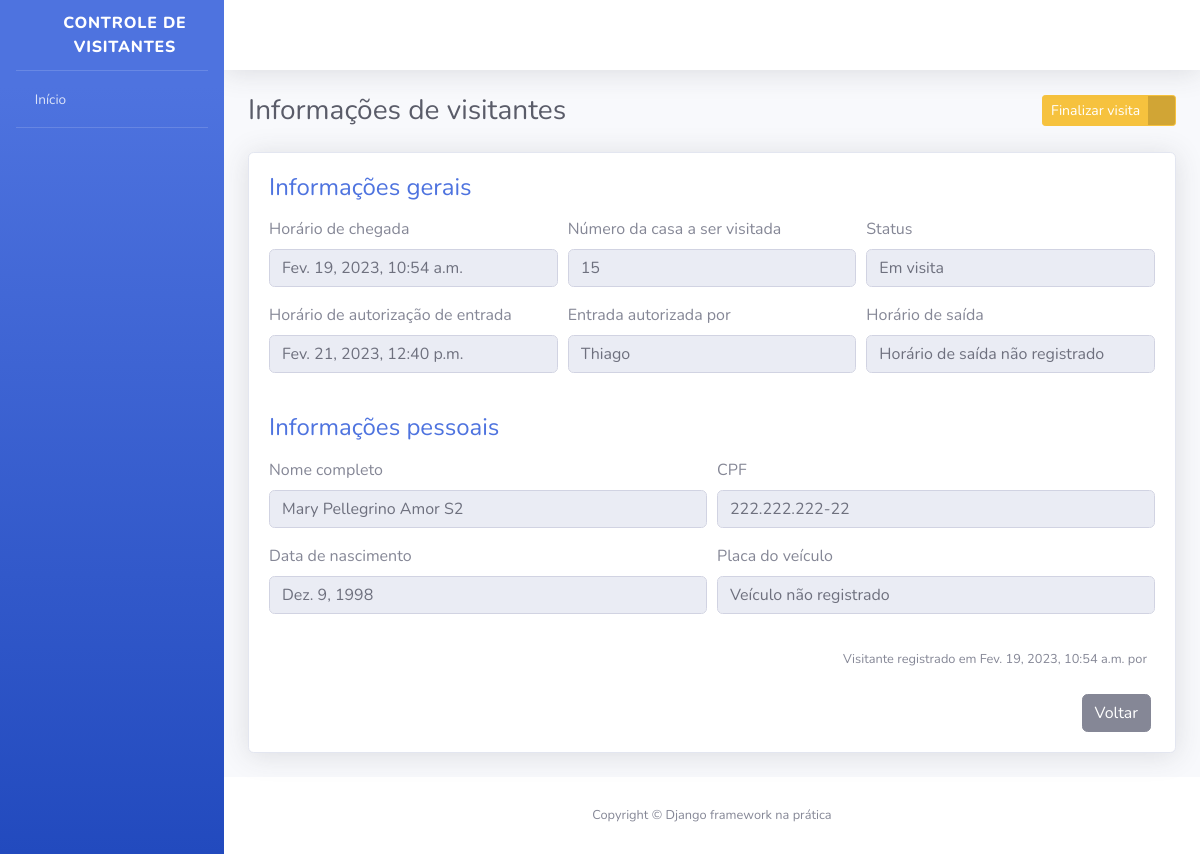
Page /visitantes/2/ (signed in) on the committed database.
### apps/visitantes/models.py (models this page shows, shortened)
class Visitante(models.Model):
    STATUS_VISITANTE = [
        ("AGUARDANDO","Aguardando autorização"),
        ("EM_VISITA", "Em visita"),
        ("FINALIXADO", "Visita finalizada")
    ]
    status = models.CharField(
        verbose_name="Status",
        max_length=10,
        choices=STATUS_VISITANTE,
        default="AGUARDANDO"
    )
    nome_completo = models.CharField(
        verbose_name="Nome Completo",
        max_length=194
    )
    cpf = models.CharField(
        verbose_name="CPF",
        max_length=11
    )
    data_nascimento = models.DateField(
        verbose_name="Data de nascimento",
        auto_now_add=False,
        auto_now=False,
    )
    numero_casa = models.PositiveSmallIntegerField(
        verbose_name="Número da casa a ser visitada"
    )
    placa_veiculo = models.CharField(
        verbose_name="Placa de veículo",
        max_length=7,
        blank=True,
        null=True,
    )
    horario_chegada = models.DateTimeField(
        verbose_name="Horário de chegada na portaria",
        auto_now_add=True
    )
    horario_saida = models.DateTimeField(
        verbose_name="Horário de saída do condomínio",
        auto_now=False,
        blank=True,
        null=True
    )
    horario_autorizacao = models.DateTimeField(
        verbose_name="Horário de autorização de entrada",
        auto_now=False,
        blank=True,
        null=True
    )
    morador_responsavel = models.CharField(
        verbose_name="Nome do morador responsável por autorizar a entrada do visitante",
        max_length=194,
        blank=True
    )
    resgistrado_por = models.ForeignKey(
        "porteiros.Porteiro",
        verbose_name="Porteiro responsável pelo registro",
        on_delete=models.PROTECT
    )
    def get_horario_saida(self):
        if self.horario_saida:
            return self.horario_saida
        return "Horário de saída não registrado"
    def get_horario_autorizacao(self):
        if self.horario_autorizacao:
            return self.horario_autorizacao
        return "Visitante aguardando autorização"
    def get_morador_responsavel(self):
        if self.morador_responsavel:
            return self.morador_responsavel
        return "Visitante aguardando autorização"
    def get_placa_veiculo(self):
        if self.placa_veiculo:
            return self.placa_veiculo
        return "Veículo não registrado"
    def get_cpf(self):
        if self.cpf:
            cpf = str(self.cpf)
            cpf_parte_1 = cpf[0:3]
            cpf_parte_2 = cpf[3:6]
            cpf_parte_3 = cpf[6:9]
            cpf_parte_4 = cpf[9:]
            cpf_formatado = f"{cpf_parte_1}.{cpf_parte_2}.{cpf_parte_3}-{cpf_parte_4}"
            return cpf_formatado
    class Meta:
        verbose_name = "visitante"
        verbose_name_plural ="Visitantes"
        db_table = "visitante"

### apps/visitantes/views.py (the view, shortened to what this page needs)
@login_required
def informacoes_visitantes(request, id):
    visitante = get_object_or_404(
        Visitante,
        id=id
    )
    form = AutorizaVisitanteForm()
    if request.method == "POST":
        form = AutorizaVisitanteForm(
            request.POST,
            instance=visitante
        )
    context = {
        "nome_pagina": "Informações de visitantes",
        "visitante": visitante,
        "form":form
    }
    return render(request, "informacoes_visitante.html",context)

### apps/visitantes/forms.py
class AutorizaVisitanteForm(forms.ModelForm):
    morador_responsavel = forms.CharField(required=True)
    class Meta:
        model = Visitante
        fields = [
            "morador_responsavel"
        ]
        error_messages = {
            "morador_responsavel":{
                "required": "Por favor informe o nome do morador responsável por autorizar a entrada do visitante"
            }
        }

### templates/informacoes_visitante.html (shortened to what this page needs)
{% extends "base.html" %}
{% load widget_tweaks %}
{% block conteudo %}
<div class="container">
    <div class="d-sm-flex align-items-center justify-content-between mb-4">
        <h1 class="h3 mb-0 text-gray-800">{{ nome_pagina }}</h1>
        <div>
            {% if visitante.status == "EM_VISITA" %}
                <a href="#" class="btn btn-warning btn-icon-split btn-sm" data-toggle="modal" data-target="#modal2">
                    <span class="text">Finalizar visita</span>
                    <span class="icon text-white-50">
                        <i class="fas fa-door-open"></i>
                    </span>
                </a>
            {% endif %}
        </div>
    </div>
    <div class="card shadow mb-4">
        <div class="card-body">
            <h4 class="mb-3 text-primary">
                Informações gerais
            </h4>
            <form>
                <div class="form-row">
                    <div class="form-group col-md-4">
                        <label>Horário de chegada</label>
                        <input type="text" class="form-control" value="{{ visitante.horario_chegada }}" disabled>
                    </div>
                    <div class="form-group col-md-4">
                        <label>Número da casa a ser visitada</label>
                        <input type="text" class="form-control" value="{{ visitante.numero_casa}}" disabled>
                    </div>
                    <div class="form-group col-md-4">
                        <label>Status</label>
                        <input type="text" class="form-control" value="{{ visitante.get_status_display}}" disabled>
                    </div>
                </div>
                <div class="form-row">
                    <div class="form-group col-md-4">
                        <label>Horário de autorização de entrada</label>
                        <input type="text" class="form-control" value="{{ visitante.get_horario_autorizacao }}" disabled>
                    </div>
                    <div class="form-group col-md-4">
                        <label>Entrada autorizada por</label>
                        <input type="text" class="form-control" value="{{ visitante.get_morador_responsavel }}" disabled>
                    </div>
                    <div class="form-group col-md-4">
                        <label>Horário de saída</label>
                        <input type="text" class="form-control" value="{{ visitante.get_horario_saida }}" disabled>
                    </div>
                </div>
            </form>
            <h4 class="mb-3 mt-4 text-primary">
                Informações pessoais
            </h4>
            <form>
                <div class="form-row">
                    <div class="form-group col-md-6">
                        <label>Nome completo</label>
                        <input type="text" class="form-control" value="{{ visitante.nome_completo }}" disabled>
                    </div>
                    <div class="form-group col-md-6">
                        <label>CPF</label>
                        <input type="text" class="form-control" value="{{ visitante.get_cpf }}" disabled>
                    </div>
                </div>
                <div class="form-row">
                    <div class="form-group col-md-6">
                        <label>Data de nascimento</label>
                        <input type="text" class="form-control" value="{{ visitante.data_nascimento }}" disabled>
                    </div>
                    <div class="form-group col-md-6">
                        <label>Placa do veículo</label>
                        <input type="text" class="form-control" value="{{ visitante.get_placa_veiculo }}" disabled>
                    </div>
                </div>
            </form>
            <p class="mr-2 mt-3 mb-4 text-right">
                <small>
                    Visitante registrado em {{ visitante.horario_chegada }} por {{ visitante.registrado_por }}
                </small>
            </p>
            <div class="mr-1 text-right">
                <a href="{% url 'index' %}" class="btn btn-secondary text-white" type="button">
                    <span class="text">Voltar</span>
                </a>
            </div>
        </div>
    </div>
</div>
{% endblock %}

### rows in the picture
Visitante: horario_chegada "Fev. 19, 2023, 10:54 a.m.", numero_casa "15", status "Em visita", get_horario_autorizacao "Fev. 21, 2023, 12:40 p.m.", get_morador_responsavel "Thiago", get_horario_saida "Horário de saída não registrado", nome_completo "Mary Pellegrino Amor S2", get_cpf "222.222.222-22", data_nascimento "Dez. 9, 1998", get_placa_veiculo "Veículo não registrado"

### other values in the picture
{{ nome_pagina }} "Informações de visitantes"
